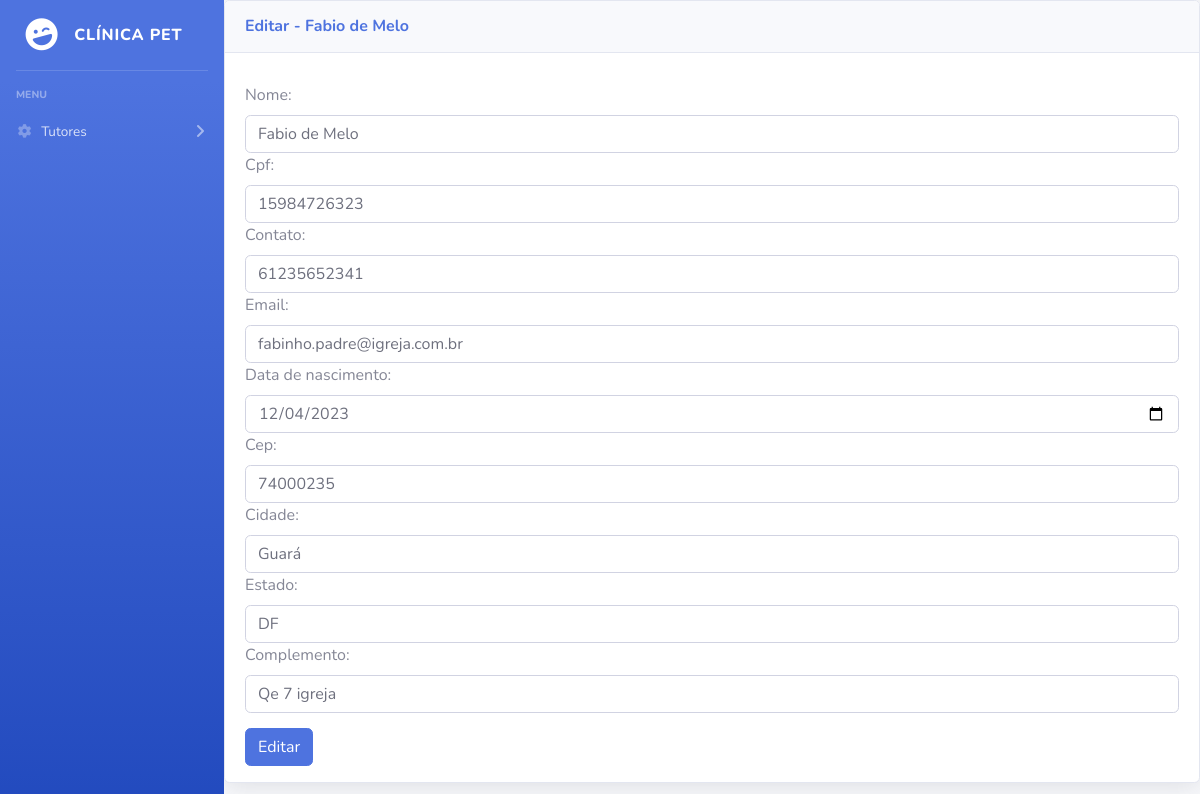
Page /tutor_editar/8/ (signed in) on the committed database.
### app/models.py (models this page shows, shortened)
class Tutor(models.Model):
    nome = models.CharField(max_length=100, null=False, blank=False)
    cpf = models.CharField(max_length=11, null=False, blank=False, unique=True)
    contato = models.CharField(max_length=11)
    email = models.EmailField(null=False, blank=False, unique=True)
    endereco = models.OneToOneField(Endereco, on_delete=models.CASCADE)
    data_de_nascimento = models.DateField(null=False, blank=False)
    data_de_cadastro = models.DateField(auto_now_add=True)

class Endereco(models.Model):
    cep = models.CharField(max_length=9)
    cidade = models.CharField(max_length=150)
    estado = models.CharField(max_length=50)
    complemento = models.CharField(max_length=100)

### app/views.py (the view)
# urls.py: path('tutor_editar/<int:id_tutor>/', tutor_editar, name='tutor_editar'),
@login_required
def tutor_editar(request, id_tutor):
    tutor = Tutor.objects.get(pk=id_tutor)
    if request.method == 'POST':
        form = TutorForm(request.POST, instance=tutor)
        endereco_form = EnderecoForm(request.POST, instance=tutor.endereco)  # Adicione esta linha
        if form.is_valid() and endereco_form.is_valid():
            form.save()
            endereco_form.save()
            messages.success(request, 'Tutor atualizado com sucesso.')
            sleep(1)
            return redirect('tutor_listar')
    else:
        form = TutorForm(instance=tutor)
        endereco_form = EnderecoForm(instance=tutor.endereco)  # Adicione esta linha
    context = {
        'form': form,
        'endereco_form': endereco_form,  # Adicione esta linha
        'tutor': tutor,
    }
    return render(request, 'tutor/tutor_editar.html', context)

### app/forms.py
class TutorForm(forms.ModelForm):
    class Meta:
        model = Tutor
        fields = ['nome', 'cpf', 'contato' ,'email', 'data_de_nascimento',]
        widgets = {
            'nome': forms.TextInput(attrs={'class': 'form-control', 'placeholder': 'Nome Completo'}),
            'cpf': forms.TextInput(attrs={'class': 'form-control', 'placeholder': 'CPF'}),
            'contato': forms.TextInput(attrs={'class': 'form-control', 'placeholder': 'Telefone'}),
            'email': forms.EmailInput(attrs={'class': 'form-control', 'placeholder': 'E-mail'}),
            'data_de_nascimento': forms.DateInput(attrs={'class': 'form-control', 'type': 'date', 'placeholder': 'Data de Nascimento', 'format': 'yyyy-mm-dd'}),
        }

class EnderecoForm(forms.ModelForm):
    class Meta:
        model = Endereco
        fields = ['cep', 'cidade', 'estado', 'complemento',]
        widgets = {
            'cep': forms.TextInput(attrs={'class': 'form-control'}),
            'cidade': forms.TextInput(attrs={'class': 'form-control'}),
            'estado': forms.TextInput(attrs={'class': 'form-control'}),
            'complemento': forms.TextInput(attrs={'class': 'form-control'}),
        }

### app/templates/tutor/tutor_editar.html (shortened to what this page needs)
{% extends "base.html" %}
{% block conteudo %}
    <div class="card shadow mb-4">
        <div class="card-header py-3">
            <h6 class="m-0 font-weight-bold text-primary">Editar - {{ tutor.nome }}</h6>
        </div>
        <div class="form-group">
            <form action="{% url 'tutor_editar' tutor.id %}" method="POST">
                {{ form }}
                {{ endereco_form }}
                <button type="submit" class="btn btn-primary">Editar</button>
            </form>
        </div>
    </div>
{% endblock conteudo %}

### app/static/css/style.css (style rules this page uses)
form { padding: 30px 20px 0 20px; }
.btn { margin-top: 15px; }

### rows in the picture
Tutor: nome "Fabio de Melo", cpf "15984726323", contato "61235652341", email "fabinho.padre@igreja.com.br", data_de_nascimento "12/04/2023"
Endereco: cep "74000235", cidade "Guará", estado "DF", complemento "Qe 7 igreja"
